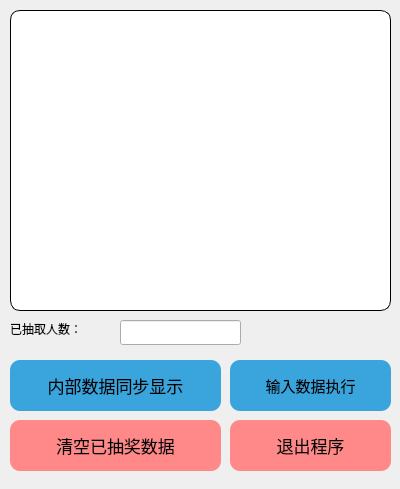
<?xml version="1.0" encoding="UTF-8"?>
<ui version="4.0">
 <class>Form</class>
 <widget class="QWidget" name="Form">
  <property name="geometry">
   <rect>
    <x>0</x>
    <y>0</y>
    <width>400</width>
    <height>489</height>
   </rect>
  </property>
  <property name="windowTitle">
   <string>管理员管理窗口</string>
  </property>
  <widget class="QPushButton" name="btn_toEdit">
   <property name="geometry">
    <rect>
     <x>10</x>
     <y>360</y>
     <width>211</width>
     <height>51</height>
    </rect>
   </property>
   <property name="font">
    <font>
     <family>焦糖奶茶</family>
     <pointsize>13</pointsize>
    </font>
   </property>
   <property name="toolTip">
    <string>&lt;html&gt;&lt;head/&gt;&lt;body&gt;&lt;p&gt;将程序内部数据同步至控制台&lt;/p&gt;&lt;/body&gt;&lt;/html&gt;</string>
   </property>
   <property name="styleSheet">
    <string notr="true">QPushButton{border-radius:10px;background-color:rgb(58, 164, 221)}
QPushButton:hover{background-color:rgb(0, 196, 255)}
QPushButton:pressed{background-color: rgb(192, 242, 255);
}

</string>
   </property>
   <property name="text">
    <string>内部数据同步显示</string>
   </property>
  </widget>
  <widget class="QPushButton" name="btn_toIndex">
   <property name="geometry">
    <rect>
     <x>230</x>
     <y>360</y>
     <width>161</width>
     <height>51</height>
    </rect>
   </property>
   <property name="font">
    <font>
     <family>焦糖奶茶</family>
     <pointsize>11</pointsize>
    </font>
   </property>
   <property name="toolTip">
    <string>&lt;html&gt;&lt;head/&gt;&lt;body&gt;&lt;p&gt;将控制台数据同步至程序中&lt;/p&gt;&lt;/body&gt;&lt;/html&gt;</string>
   </property>
   <property name="styleSheet">
    <string notr="true">QPushButton{border-radius:10px;background-color:rgb(58, 164, 221)}
QPushButton:hover{background-color:rgb(0, 196, 255)}
QPushButton:pressed{background-color: rgb(192, 242, 255);
}

</string>
   </property>
   <property name="text">
    <string>输入数据执行</string>
   </property>
  </widget>
  <widget class="QTextEdit" name="edit_numberEdit">
   <property name="geometry">
    <rect>
     <x>10</x>
     <y>10</y>
     <width>381</width>
     <height>301</height>
    </rect>
   </property>
   <property name="styleSheet">
    <string notr="true">border-color: rgb(0, 0, 0);
border-radius: 10px;
border: 1px solid ;
background-color: rgb(255, 255, 255);</string>
   </property>
   <property name="readOnly">
    <bool>false</bool>
   </property>
   <property name="html">
    <string>&lt;!DOCTYPE HTML PUBLIC &quot;-//W3C//DTD HTML 4.0//EN&quot; &quot;http://www.w3.org/TR/REC-html40/strict.dtd&quot;&gt;
&lt;html&gt;&lt;head&gt;&lt;meta name=&quot;qrichtext&quot; content=&quot;1&quot; /&gt;&lt;style type=&quot;text/css&quot;&gt;
p, li { white-space: pre-wrap; }
&lt;/style&gt;&lt;/head&gt;&lt;body style=&quot; font-family:'SimSun'; font-size:9pt; font-weight:400; font-style:normal;&quot;&gt;
&lt;p style=&quot;-qt-paragraph-type:empty; margin-top:0px; margin-bottom:0px; margin-left:0px; margin-right:0px; -qt-block-indent:0; text-indent:0px;&quot;&gt;&lt;br /&gt;&lt;/p&gt;&lt;/body&gt;&lt;/html&gt;</string>
   </property>
  </widget>
  <widget class="QPushButton" name="btn_delAll">
   <property name="geometry">
    <rect>
     <x>10</x>
     <y>420</y>
     <width>211</width>
     <height>51</height>
    </rect>
   </property>
   <property name="font">
    <font>
     <family>焦糖奶茶</family>
     <pointsize>13</pointsize>
    </font>
   </property>
   <property name="toolTip">
    <string>&lt;html&gt;&lt;head/&gt;&lt;body&gt;&lt;p&gt;&lt;span style=&quot; color:#ff0000;&quot;&gt;请备份数据！！！&lt;/span&gt;&lt;/p&gt;&lt;p&gt;清空控制台数据及程序内部数据&lt;/p&gt;&lt;p&gt;&lt;span style=&quot; color:#ff0000;&quot;&gt;如需保留数据请在操作时备份数据&lt;/span&gt;&lt;/p&gt;&lt;/body&gt;&lt;/html&gt;</string>
   </property>
   <property name="styleSheet">
    <string notr="true">QPushButton{border-radius:10px;background-color:rgb(255, 137, 137)}
QPushButton:hover{background-color:rgb(255, 97, 97)}
QPushButton:pressed{background-color: rgb(255, 0, 0);
}
</string>
   </property>
   <property name="text">
    <string>清空已抽奖数据</string>
   </property>
  </widget>
  <widget class="QLineEdit" name="nowLuckCnt">
   <property name="geometry">
    <rect>
     <x>120</x>
     <y>320</y>
     <width>121</width>
     <height>25</height>
    </rect>
   </property>
   <property name="readOnly">
    <bool>true</bool>
   </property>
  </widget>
  <widget class="QLabel" name="tip1">
   <property name="geometry">
    <rect>
     <x>10</x>
     <y>320</y>
     <width>111</width>
     <height>18</height>
    </rect>
   </property>
   <property name="text">
    <string>已抽取人数：</string>
   </property>
  </widget>
  <widget class="QPushButton" name="btn_closeProgram">
   <property name="geometry">
    <rect>
     <x>230</x>
     <y>420</y>
     <width>161</width>
     <height>51</height>
    </rect>
   </property>
   <property name="font">
    <font>
     <family>焦糖奶茶</family>
     <pointsize>13</pointsize>
    </font>
   </property>
   <property name="toolTip">
    <string>&lt;html&gt;&lt;head/&gt;&lt;body&gt;&lt;p&gt;&lt;span style=&quot; color:#ff0000;&quot;&gt;用于管理员退出程序&lt;/span&gt;&lt;/p&gt;&lt;p&gt;&lt;span style=&quot; color:#ff0000;&quot;&gt;请谨慎操作&lt;/span&gt;&lt;/p&gt;&lt;/body&gt;&lt;/html&gt;</string>
   </property>
   <property name="styleSheet">
    <string notr="true">QPushButton{border-radius:10px;background-color:rgb(255, 137, 137)}
QPushButton:hover{background-color:rgb(255, 97, 97)}
QPushButton:pressed{background-color: rgb(255, 0, 0);
}
</string>
   </property>
   <property name="text">
    <string>退出程序</string>
   </property>
  </widget>
 </widget>
 <resources/>
 <connections/>
</ui>
